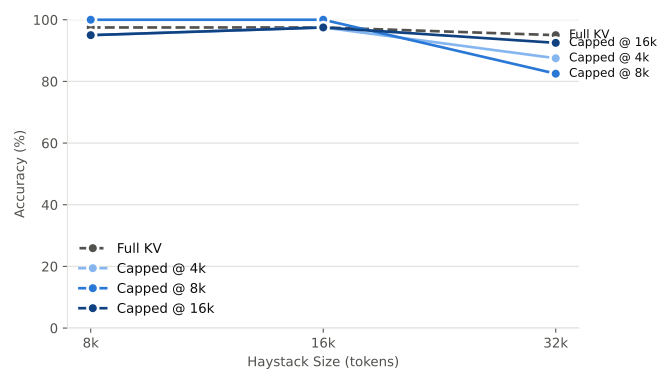

The Python source for this figure:
"""Needle in a haystack read through a tool, with and without eviction.

The item generators follow RULER's NIAH tasks (github.com/NVIDIA/RULER,
Apache-2.0).
"""

import asyncio
import hashlib
import importlib
import itertools
import json
import math
import random
import subprocess
import sys
import time
import uuid
import zipfile
from collections import defaultdict
from collections.abc import Iterator
from contextlib import contextmanager
from dataclasses import dataclass
from pathlib import Path
from typing import Annotated, Any, Literal, cast

import httpx
import typer
from openai import APIStatusError, AsyncOpenAI
from openai.types.chat import (
    ChatCompletionMessageFunctionToolCall,
    ChatCompletionMessageParam,
    ChatCompletionToolParam,
)
from tokenizers import Tokenizer
from wonderwords import RandomWord

from pulsarlm import checkpoint
from pulsarlm.chat import ChatTemplate, ReasoningEffort

NOISE = "The grass is green. The sky is blue. The sun is yellow. Here we go. There and back again."


@dataclass(frozen=True)
class Variant:
    haystack: Literal["noise", "needle"]
    kind: Literal["numbers", "uuids"]
    keys: int = 1
    values: int = 1
    queries: int = 1


VARIANTS = {
    "single": Variant("noise", "numbers"),
    "single_uuid": Variant("noise", "uuids"),
    "multikey": Variant("noise", "numbers", keys=4),
    "multikey_needle": Variant("needle", "numbers"),
    "multivalue": Variant("noise", "numbers", values=4),
    "multiquery": Variant("noise", "numbers", keys=4, queries=4),
}


@dataclass(frozen=True)
class Setting:
    max_context_window: int | None
    recap: bool


SETTINGS = {
    "full_kv": Setting(max_context_window=None, recap=False),
    "cap_4k": Setting(max_context_window=4096, recap=True),
    "cap_8k": Setting(max_context_window=8192, recap=True),
    "cap_16k": Setting(max_context_window=16384, recap=True),
}


@dataclass
class Item:
    variant: str
    length: int
    index: int
    lines: list[str]
    queries: list[str]
    answers: list[str]
    answer_needles: list[str]
    kind: str
    haystack_tokens: int
    seed: int


class Words:
    def __init__(self) -> None:
        words = RandomWord()
        self._adjectives = self._lowercase(
            words.filter(include_parts_of_speech=["adjectives"])
        )
        self._nouns = self._lowercase(words.filter(include_parts_of_speech=["nouns"]))

    @staticmethod
    def _lowercase(words: list[str]) -> list[str]:
        return sorted({w.lower() for w in words if w.isalpha()})

    def key(self, rng: random.Random) -> str:
        return f"{rng.choice(self._adjectives)}-{rng.choice(self._nouns)}"


def needle(kind: str, key: str, value: str) -> str:
    return f"One of the special magic {kind} for {key} is: {value}."


def magic_value(kind: str, rng: random.Random) -> str:
    if kind == "uuids":
        return str(uuid.UUID(int=rng.getrandbits(128), version=4))
    return str(rng.randint(1_000_000, 9_999_999))


def make_item(
    name: str,
    length: int,
    index: int,
    *,
    seed: int,
    words: Words,
    tokenizer: Tokenizer,
) -> Item:
    """A haystack of about length tokens with the variant's needles at random
    lines."""
    variant = VARIANTS[name]
    rng = random.Random(f"{seed}/{name}/{length}/{index}")
    keys: list[str] = []
    while len(keys) < variant.keys:
        if (key := words.key(rng)) not in keys:
            keys.append(key)
    values = {
        key: [magic_value(variant.kind, rng) for _ in range(variant.values)]
        for key in keys
    }
    needles = [needle(variant.kind, k, v) for k in keys for v in values[k]]

    def tokens(line: str) -> int:
        return len(tokenizer.encode(line + "\n", add_special_tokens=False).ids)

    total = sum(tokens(line) for line in needles)
    filler: list[str] = []
    while total < length:
        if variant.haystack == "noise":
            line = NOISE
        else:
            distractor = words.key(rng)
            if distractor in keys:
                continue
            line = needle(variant.kind, distractor, magic_value(variant.kind, rng))
        filler.append(line)
        total += tokens(line)

    lines = filler
    for line in needles:
        lines.insert(rng.randint(0, len(lines)), line)
    queries = keys[: variant.queries]
    return Item(
        variant=name,
        length=length,
        index=index,
        lines=lines,
        queries=queries,
        answers=[v for q in queries for v in values[q]],
        answer_needles=[needle(variant.kind, q, v) for q in queries for v in values[q]],
        kind=variant.kind,
        haystack_tokens=total,
        seed=rng.getrandbits(31),
    )


def read_tool(max_read_lines: int) -> ChatCompletionToolParam:
    return {
        "type": "function",
        "function": {
            "name": "read",
            "description": "Returns lines start to end - 1 of the document, each "
            f"prefixed with its line number, at most {max_read_lines} lines per call.",
            "parameters": {
                "type": "object",
                "properties": {
                    "start": {"type": "integer", "description": "First line to read."},
                    "end": {"type": "integer", "description": "Line after the last."},
                },
                "required": ["start", "end"],
            },
        },
    }


def turn_limit(item: Item, max_read_lines: int) -> int:
    """One in-order pass of reads, plus 4 turns."""
    return math.ceil(len(item.lines) / max_read_lines) + 4


def system_prompt(item: Item, recap: bool, turns: int) -> str:
    singular = item.kind.removesuffix("s")
    per_key = len(item.answers) // len(item.queries)
    per_key_kind = singular if per_key == 1 else item.kind
    if len(item.queries) == 1:
        wanted = f"{per_key} special magic {per_key_kind} for the key {item.queries[0]}"
        keys = "that key"
    else:
        keys = ", ".join(item.queries)
        wanted = f"{per_key} special magic {per_key_kind} for each of the keys {keys}"
        keys = "those keys"
    if len(item.answers) == 1:
        question = f"What is the special magic {singular} for {keys}? Answer with the {singular} only."
    else:
        question = (
            f"What are the special magic {item.kind} for {keys}? Answer with the "
            f"{item.kind} only, separated by commas."
        )
    format = needle(item.kind, "<key>", f"<{singular}>")
    prompt = (
        f"You are given a document of {len(item.lines)} lines, accessible through the "
        "read tool. It contains special "
        f'magic {item.kind}, each in this format: "{format}"\n'
        f"The document has {wanted}. Read it in order from line 0. You have {turns} "
        "turns, your answer included.\n"
        f"Question: {question}"
    )
    if recap:
        prompt += (
            "\nAfter every tool result, think about the exact "
            f"{item.kind} found so far, each with its key, and the line ranges read "
            "so far."
        )
    return prompt


def read(item: Item, arguments: str, max_read_lines: int) -> str:
    try:
        parsed = json.loads(arguments)
        start, end = int(parsed["start"]), int(parsed["end"])
    except (json.JSONDecodeError, KeyError, TypeError, ValueError):
        return "error: read takes integer start and end"
    if not 0 <= start < end:
        return "error: read needs 0 <= start < end"
    if end - start > max_read_lines:
        return f"error: read at most {max_read_lines} lines per call"
    return "\n".join(
        f"{i}: {item.lines[i]}" for i in range(start, min(end, len(item.lines)))
    )


def score(answer: str | None, expected: list[str]) -> float:
    if not answer:
        return 0.0
    return sum(value.lower() in answer.lower() for value in expected) / len(expected)


@dataclass(frozen=True)
class Prompt:
    sha256: str
    needle_spans: list[list[tuple[int, int]]]


def template_messages(
    messages: list[ChatCompletionMessageParam],
) -> list[dict[str, Any]]:
    """The messages as the server passes them to the chat template."""
    rendered = []
    for m in cast(list[dict[str, Any]], messages):
        message: dict[str, Any] = {"role": m["role"], "content": m["content"] or ""}
        if m.get("reasoning") is not None:
            message["reasoning"] = message["reasoning_content"] = m["reasoning"]
        if m.get("tool_calls"):
            message["tool_calls"] = [
                {
                    "id": call["id"],
                    "type": call["type"],
                    "function": {
                        "name": call["function"]["name"],
                        "arguments": json.loads(call["function"]["arguments"]),
                    },
                }
                for call in m["tool_calls"]
            ]
        if m.get("tool_call_id") is not None:
            message["tool_call_id"] = m["tool_call_id"]
        rendered.append(message)
    return rendered


def locate_needles(
    messages: list[ChatCompletionMessageParam],
    item: Item,
    *,
    max_read_lines: int,
    reasoning_effort: str,
    tokenizer: Tokenizer,
    template: ChatTemplate,
) -> Prompt:
    """The prompt's SHA-256 as the eviction log takes it, and per answer the
    [start, end) token span of each occurrence of its needle in the prompt."""
    text = template.render(
        template_messages(messages),
        add_generation_prompt=True,
        reasoning_effort=cast(ReasoningEffort, reasoning_effort),
        tools=[cast(dict[str, Any], read_tool(max_read_lines))],
    )
    encoding = tokenizer.encode(text, add_special_tokens=False)
    needle_spans: list[list[tuple[int, int]]] = []
    for line in item.answer_needles:
        spans = []
        start = text.find(line)
        while start >= 0:
            first = encoding.char_to_token(start)
            last = encoding.char_to_token(start + len(line) - 1)
            assert first is not None and last is not None
            spans.append((first, last + 1))
            start = text.find(line, start + len(line))
        needle_spans.append(spans)
    sha256 = hashlib.sha256(json.dumps(encoding.ids).encode()).hexdigest()
    return Prompt(sha256, needle_spans)


class EvictionLog:
    """A server's --eviction_log, read as the server appends to it."""

    def __init__(self, path: Path) -> None:
        self._path = path
        self._offset = 0
        self._lines: dict[str, dict[str, Any]] = {}

    def line(self, completion_id: str) -> dict[str, Any]:
        if completion_id not in self._lines:
            with self._path.open() as f:
                f.seek(self._offset)
                while (raw := f.readline()).endswith("\n"):
                    line = json.loads(raw)
                    self._lines[line["id"]] = line
                    self._offset = f.tell()
        return self._lines.pop(completion_id)


type Span = tuple[int, int]


def eviction_view(
    line: dict[str, Any], prompt: Prompt, previous: dict[str, Any] | None
) -> dict[str, Any]:
    """Over the layers eviction acts on: at the request's end, the fraction of
    the history in view and per answer the fraction of layers holding one of its
    needle's occurrences wholly in view, None for a needle not read yet; and per
    answer each layer's eviction of an occurrence since previous, the state the
    previous request ended with."""
    if line["prompt_sha256"] != prompt.sha256:
        raise RuntimeError(f"{line['id']}: the server rendered another prompt")
    end = line["states"][-1]
    views = [in_view(layer, end["tokens"]) for layer in end["layers"]]

    def kept(spans: list[Span]) -> float | None:
        if not spans:
            return None
        held = sum(any(wholly_in(view, span) for span in spans) for view in views)
        return held / len(views)

    states = ([previous] if previous else []) + line["states"]
    return {
        "in_view": sum(b - a for view in views for a, b in view)
        / (len(views) * end["tokens"]),
        "needles_kept": [kept(spans) for spans in prompt.needle_spans],
        "needle_evictions": [
            evictions(states, spans, line["cap_tokens"])
            for spans in prompt.needle_spans
        ],
    }


def evictions(
    states: list[dict[str, Any]], spans: list[Span], cap_tokens: int | None
) -> list[dict[str, Any]]:
    """Each layer's eviction of a needle occurrence between consecutive states:
    the tokens of the state after it, the highest density the occurrence's
    evicted pages had in the state before it, the layer's threshold, and whether the
    cap trimmed the layer's view."""
    found = []
    for before, after in itertools.pairwise(states):
        layers_after = {layer["layer"]: layer for layer in after["layers"]}
        for layer in before["layers"]:
            if (kept_layer := layers_after.get(layer["layer"])) is None:
                continue
            view_before = in_view(layer, before["tokens"])
            view_after = in_view(kept_layer, after["tokens"])
            kept_starts = {start for start, _, _ in kept_layer["pages"]}
            for a, b in spans:
                if not wholly_in(view_before, (a, b)) or wholly_in(view_after, (a, b)):
                    continue
                densities = [
                    density
                    for start, stop, density in layer["pages"]
                    if start < b and a < stop and start not in kept_starts
                ]
                full_tokens = sum(
                    stop - start for start, stop, _ in kept_layer["pages"]
                )
                found.append(
                    {
                        "layer": layer["layer"],
                        "tokens": after["tokens"],
                        "density": max(densities),
                        "threshold": layer["threshold"],
                        "cap_acted": full_tokens == cap_tokens,
                    }
                )
    return found


def in_view(layer: dict[str, Any], tokens: int) -> list[Span]:
    """A layer's in-view tokens as ascending spans, adjacent pages merged, with
    the tokens after its last page."""
    view: list[Span] = []
    for start, stop, _ in layer["pages"]:
        if view and view[-1][1] == start:
            view[-1] = (view[-1][0], stop)
        else:
            view.append((start, stop))
    if not view:
        return [(0, tokens)]
    view[-1] = (view[-1][0], tokens)
    return view


def wholly_in(view: list[Span], span: Span) -> bool:
    return any(a <= span[0] and span[1] <= b for a, b in view)


async def run_item(
    client: AsyncOpenAI,
    model: str,
    item: Item,
    *,
    recap: bool,
    max_read_lines: int,
    reasoning_effort: str,
    tokenizer: Tokenizer,
    template: ChatTemplate,
    eviction_log: EvictionLog,
) -> dict[str, Any]:
    max_turns = turn_limit(item, max_read_lines)
    messages: list[ChatCompletionMessageParam] = [
        {"role": "system", "content": system_prompt(item, recap, max_turns)},
        {"role": "user", "content": "Answer the question."},
    ]
    turns = tool_calls = generated_tokens = 0
    replies: list[dict[str, Any]] = []
    previous: dict[str, Any] | None = None
    answer: str | None = None
    error: str | None = None
    try:
        while turns < max_turns:
            try:
                response = await client.chat.completions.create(
                    model=model,
                    messages=messages,
                    tools=[read_tool(max_read_lines)],
                    temperature=1.0,
                    top_p=0.95,
                    seed=item.seed,
                    max_tokens=4096,
                    extra_body={"reasoning_effort": reasoning_effort},
                )
            except APIStatusError as failure:
                if failure.status_code != 503 or "KV cache" not in failure.message:
                    raise
                await asyncio.sleep(1)
                continue
            turns += 1
            prompt = locate_needles(
                messages,
                item,
                max_read_lines=max_read_lines,
                reasoning_effort=reasoning_effort,
                tokenizer=tokenizer,
                template=template,
            )
            line = eviction_log.line(response.id)
            view = eviction_view(line, prompt, previous)
            previous = line["states"][-1]
            completion_tokens = (
                0 if response.usage is None else response.usage.completion_tokens
            )
            generated_tokens += completion_tokens
            choice = response.choices[0]
            message = choice.message
            calls = [
                call
                for call in message.tool_calls or []
                if isinstance(call, ChatCompletionMessageFunctionToolCall)
            ]
            reasoning = (message.model_extra or {}).get("reasoning")
            replies.append(
                {
                    "id": response.id,
                    **view,
                    "finish_reason": choice.finish_reason,
                    "completion_tokens": completion_tokens,
                    "reasoning": reasoning,
                    "content": message.content,
                    "tool_calls": [call.function.arguments for call in calls],
                }
            )
            if not calls:
                answer = message.content
                if choice.finish_reason == "length":
                    error = "length"
                break
            messages.append(
                cast(
                    ChatCompletionMessageParam,
                    {
                        "role": "assistant",
                        "content": message.content,
                        "reasoning": reasoning,
                        "tool_calls": [
                            {
                                "id": call.id,
                                "type": "function",
                                "function": {
                                    "name": call.function.name,
                                    "arguments": call.function.arguments,
                                },
                            }
                            for call in calls
                        ],
                    },
                )
            )
            for call in calls:
                tool_calls += 1
                messages.append(
                    {
                        "role": "tool",
                        "tool_call_id": call.id,
                        "content": read(item, call.function.arguments, max_read_lines),
                    }
                )
        else:
            error = "turn limit"
    except APIStatusError as failure:
        error = str(failure)
    return {
        "variant": item.variant,
        "length": item.length,
        "index": item.index,
        "haystack_tokens": item.haystack_tokens,
        "answers": item.answers,
        "answer": answer,
        "score": score(answer, item.answers),
        "tool_calls": tool_calls,
        "generated_tokens": generated_tokens,
        "error": error,
        "replies": replies,
    }


@contextmanager
def server(
    model: str, data_dir: Path, port: int, server_args: list[str]
) -> Iterator[str]:
    data_dir.mkdir(parents=True, exist_ok=True)
    executable = Path(sys.executable).parent / "pulsarlm"
    command = [str(executable), "serve", model, "--data_dir", str(data_dir)]
    command += ["--port", str(port), "--no_persist", *server_args]
    base_url = f"http://127.0.0.1:{port}/api/openai/v1"
    with open(data_dir / "serve.log", "w") as log:
        process = subprocess.Popen(command, stdout=log, stderr=subprocess.STDOUT)
        try:
            while True:
                if process.poll() is not None:
                    raise RuntimeError(
                        f"the server exited, see {data_dir / 'serve.log'}"
                    )
                try:
                    httpx.get(f"{base_url}/models", timeout=1).raise_for_status()
                    break
                except httpx.HTTPError:
                    time.sleep(1)
            yield base_url
        finally:
            process.terminate()
            process.wait()


def load_chat(model: str) -> tuple[Tokenizer, ChatTemplate]:
    with zipfile.ZipFile(checkpoint.model_path(model)) as archive:
        path = zipfile.Path(archive)
        return checkpoint.load_tokenizer(path), checkpoint.load_chat_template(path)


def done_keys(results: Path) -> set[tuple[str, str, int, int]]:
    if not results.exists():
        return set()
    with results.open() as f:
        rows = [json.loads(line) for line in f]
    return {(r["setting"], r["variant"], r["length"], r["index"]) for r in rows}


app = typer.Typer(no_args_is_help=True)


@app.command()
def run(
    model: str = "gemma-4-12b-it",
    out: Path = Path("bench/results/niah"),
    settings: Annotated[list[str], typer.Option()] = list(SETTINGS),
    variants: Annotated[list[str], typer.Option()] = list(VARIANTS),
    lengths: Annotated[list[int], typer.Option()] = [8192, 16384, 32768],
    items: int = 10,
    shard: int = 0,
    shards: int = 1,
    seed: int = 0,
    max_read_lines: int = 25,
    n_working: int = 1024,
    kv_cache_gib: float | None = None,
    store_gib: float = 4.0,
    concurrency: int = 4,
    reasoning_effort: str = "low",
    port: int = 18090,
) -> None:
    """Runs every item in every setting and appends the results to
    out/results.jsonl, skipping items already there. With shards, runs only
    the items whose index is shard modulo shards, so the shards together cover
    every item and each covers every variant and length."""
    unknown = set(settings) - set(SETTINGS) | set(variants) - set(VARIANTS)
    if unknown:
        raise typer.BadParameter(f"unknown settings or variants: {sorted(unknown)}")
    if not 0 <= shard < shards:
        raise typer.BadParameter("shard must be in [0, shards)")
    tokenizer, template = load_chat(model)
    words = Words()
    all_items = [
        make_item(v, n, i, seed=seed, words=words, tokenizer=tokenizer)
        for v in variants
        for n in lengths
        for i in range(shard, items, shards)
    ]
    out.mkdir(parents=True, exist_ok=True)
    results = out / "results.jsonl"
    done = done_keys(results)

    for name in settings:
        setting = SETTINGS[name]
        todo = [
            item
            for item in all_items
            if (name, item.variant, item.length, item.index) not in done
        ]
        if not todo:
            continue
        server_args = ["--eviction_target", "1"]
        if setting.max_context_window is not None:
            server_args = [
                "--max_context_window",
                str(setting.max_context_window),
                "--n_working",
                str(n_working),
            ]
        if kv_cache_gib is not None:
            server_args += ["--kv_cache_gib", str(kv_cache_gib)]
        eviction_log = out / name / "eviction.jsonl"
        server_args += ["--store_gib", str(store_gib)]
        server_args += ["--eviction_log", str(eviction_log)]
        with server(model, out / name, port, server_args) as base_url:
            asyncio.run(
                run_setting(
                    base_url,
                    model,
                    name,
                    setting,
                    todo,
                    results,
                    max_read_lines=max_read_lines,
                    reasoning_effort=reasoning_effort,
                    concurrency=concurrency,
                    tokenizer=tokenizer,
                    template=template,
                    eviction_log=EvictionLog(eviction_log),
                )
            )


async def run_setting(
    base_url: str,
    model: str,
    name: str,
    setting: Setting,
    todo: list[Item],
    results: Path,
    *,
    max_read_lines: int,
    reasoning_effort: str,
    concurrency: int,
    tokenizer: Tokenizer,
    template: ChatTemplate,
    eviction_log: EvictionLog,
) -> None:
    slots = asyncio.Semaphore(concurrency)
    finished = 0

    async def one(client: AsyncOpenAI, item: Item) -> None:
        nonlocal finished
        async with slots:
            row = await run_item(
                client,
                model,
                item,
                recap=setting.recap,
                max_read_lines=max_read_lines,
                reasoning_effort=reasoning_effort,
                tokenizer=tokenizer,
                template=template,
                eviction_log=eviction_log,
            )
        row = {"setting": name, **row}
        with results.open("a") as f:
            f.write(json.dumps(row) + "\n")
        finished += 1
        print(
            f"{name} {finished}/{len(todo)} {item.variant} {item.length} "
            f"#{item.index}: score {row['score']:.2f}"
            + (f" ({row['error']})" if row["error"] else ""),
            flush=True,
        )

    async with AsyncOpenAI(base_url=base_url, api_key="none", timeout=3600) as client:
        await asyncio.gather(*(one(client, item) for item in todo))


def mean(values: list[float]) -> str:
    return f"{sum(values) / len(values):.2f}" if values else "-"


@dataclass(frozen=True)
class Series:
    label: str
    color: str
    linestyle: str = "-"


SERIES = {
    "full_kv": Series("Full KV", "#52514e", "--"),
    "cap_4k": Series("Capped @ 4k", "#86b6ef"),
    "cap_8k": Series("Capped @ 8k", "#2a78d6"),
    "cap_16k": Series("Capped @ 16k", "#104281"),
}


@app.command()
def plot(
    results: Path = Path("bench/results/niah/results.jsonl"),
    out: Path = Path("bench/niah.svg"),
) -> None:
    """Prints accuracy, tool calls and generated tokens per setting and length,
    and over each item's last reply, the fraction of the history in view and of
    the layers keeping a needle read so far; plots accuracy against haystack
    length."""
    pyplot = importlib.import_module("matplotlib.pyplot")
    with results.open() as f:
        rows = [json.loads(line) for line in f]
    groups: dict[tuple[str, int], list[dict[str, Any]]] = defaultdict(list)
    for row in rows:
        groups[(row["setting"], row["length"])].append(row)

    print(
        f"{'setting':<16}{'length':>8}{'items':>7}{'accuracy':>10}"
        f"{'tool calls':>12}{'generated':>11}{'errors':>8}"
        f"{'in view':>9}{'kept':>7}"
    )
    for (name, length), group in sorted(groups.items()):
        n = len(group)
        last_replies = [r["replies"][-1] for r in group if r.get("replies")]
        in_view = [reply["in_view"] for reply in last_replies]
        kept = [
            fraction
            for reply in last_replies
            for fraction in reply["needles_kept"]
            if fraction is not None
        ]
        print(
            f"{name:<16}{length:>8}{n:>7}"
            f"{sum(r['score'] for r in group) / n:>10.3f}"
            f"{sum(r['tool_calls'] for r in group) / n:>12.1f}"
            f"{sum(r['generated_tokens'] for r in group) / n:>11.0f}"
            f"{sum(r['error'] is not None for r in group):>8}"
            f"{mean(in_view):>9}{mean(kept):>7}"
        )

    surface, ink, muted, grid = "#ffffff", "#0b0b0b", "#52514e", "#e4e3df"
    figure, axes = pyplot.subplots(figsize=(7, 4), dpi=150)
    figure.patch.set_facecolor(surface)
    axes.set_facecolor(surface)
    lengths = sorted({length for _, length in groups})
    for name, series in SERIES.items():
        points = [
            (length, 100 * sum(r["score"] for r in group) / len(group))
            for length in lengths
            if (group := groups.get((name, length)))
        ]
        if not points:
            continue
        xs, ys = zip(*points)
        axes.plot(
            xs,
            ys,
            color=series.color,
            linestyle=series.linestyle,
            linewidth=2,
            marker="o",
            markersize=8,
            markeredgecolor=surface,
            markeredgewidth=2,
            clip_on=False,
            label=series.label,
        )
        axes.annotate(
            series.label,
            (xs[-1], ys[-1]),
            xytext=(10, 0),
            textcoords="offset points",
            va="center",
            color=ink,
            fontsize=9,
        )
    axes.set_xscale("log", base=2)
    axes.set_xticks(lengths, [f"{length // 1024}k" for length in lengths])
    axes.set_ylim(0, 100)
    axes.set_xlabel("Haystack Size (tokens)", color=muted)
    axes.set_ylabel("Accuracy (%)", color=muted)
    axes.tick_params(colors=muted)
    axes.grid(axis="y", color=grid, linewidth=1)
    for side in ("top", "right"):
        axes.spines[side].set_visible(False)
    for side in ("left", "bottom"):
        axes.spines[side].set_color(grid)
    axes.legend(frameon=False, labelcolor=ink, loc="lower left")
    figure.tight_layout()
    out.parent.mkdir(parents=True, exist_ok=True)
    figure.savefig(out, facecolor=surface)
    print(f"wrote {out}")


if __name__ == "__main__":
    app()
